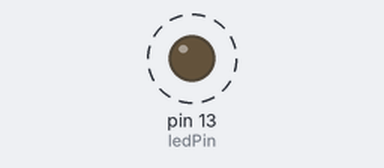
Simulated run of this sketch. Board: Arduino Uno, built with avr-gcc and run on an emulated ATmega328P. On the bench: output pins drawn as LEDs (lit = HIGH). Dashed ring = blinking.

Above: at 0.5 s.
Timing chart, 0 to 4.6 s (numbered marks = the images above):
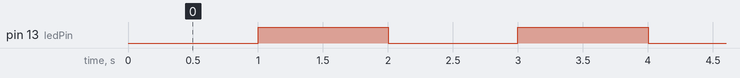

The sketch:

blink_led.ino
```cpp
// Blink without delay

const int ledPin = 13;
int ledState = LOW;   // could be bool

// Generally, you should use "unsigned long" for variables that hold time
// The value will quickly become too large for an int to store
unsigned long previousMillis = 0;
const long interval = 1000;   // interval at which to blink (milliseconds)

void setup() {

  pinMode(ledPin, OUTPUT);

}

void loop() {

  unsigned long currentMillis = millis();

  // check if the interval has passed
  if (currentMillis - previousMillis >= interval) {
    previousMillis = currentMillis;

    // turn the led on/off
    if (!ledState) {
    ledState = HIGH;

  } else {
    ledState = LOW;

  }
  digitalWrite(ledPin, ledState);

  }
}
```

Measured:
- by itself, pin 13 (ledPin): alternates HIGH for 1.0 s and LOW for 1.0 s
